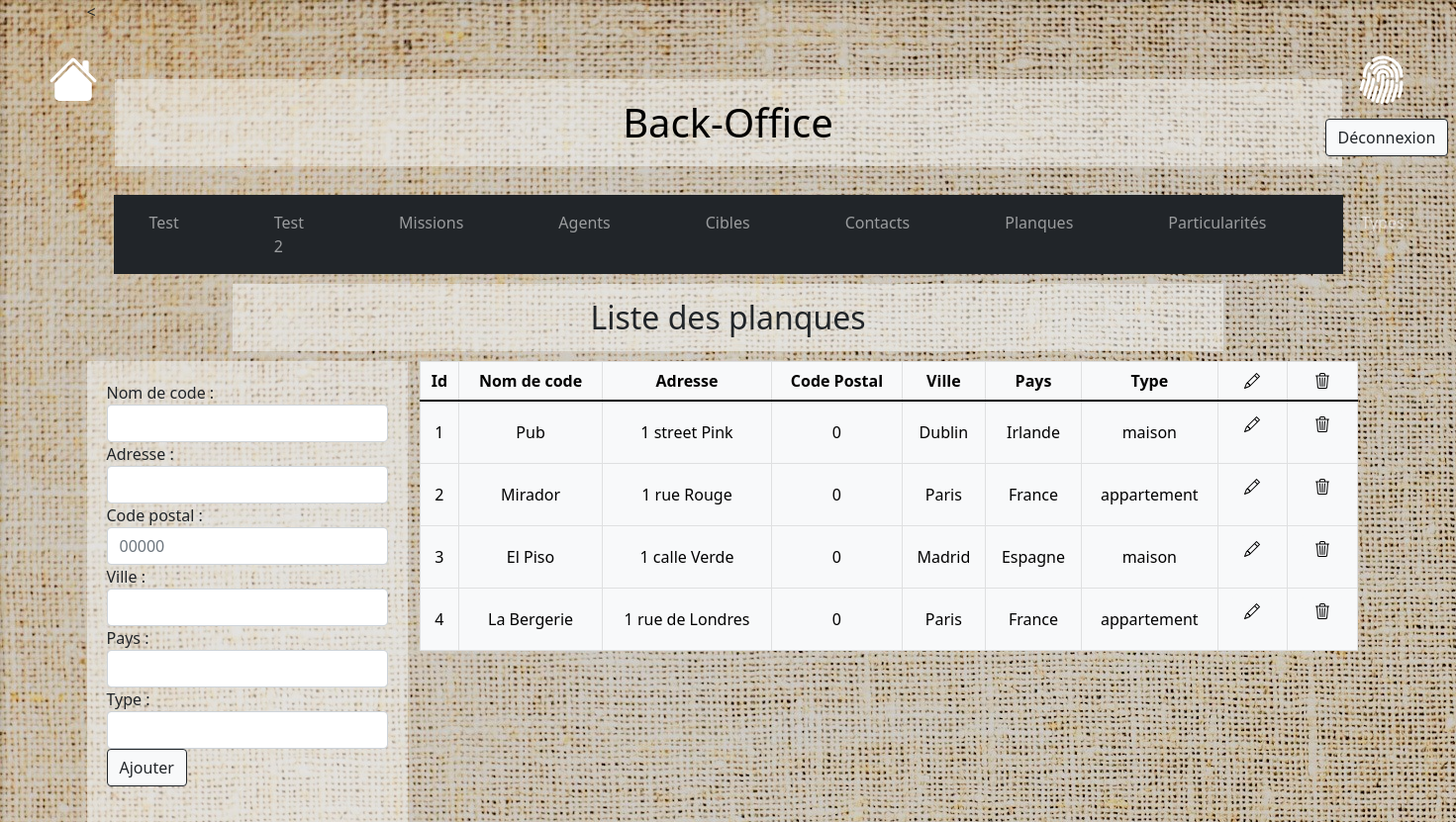
Page /?page=backend-hideouts (signed in) on the committed database.
### tables this page shows
CREATE TABLE `hideouts` (
  `id` int(11) NOT NULL AUTO_INCREMENT,
  `code_name` varchar(255) NOT NULL,
  `adress` varchar(255) NOT NULL,
  `postcode` int(11) NOT NULL,
  `city` varchar(255) NOT NULL,
  `country` varchar(255) NOT NULL,
  `type` varchar(255) NOT NULL,
  PRIMARY KEY (`id`)
);

### controllers/Controller.php (called while the page is built, shortened)
<?php
require_once 'models/Hideout.php';
require_once 'models/Hideouts.php';
class Controller
{
  private Hideouts $hideoutsObject;
  public function __construct()
  {
    $this->hideoutsObject = new Hideouts();
  }
    public function backendHideouts()
    {
    $hideouts = $this->hideoutsObject->getHideoutsTable();
    require_once 'views/backend-hideouts.php';
    }
}

### models/Model.php (called while the page is built, shortened)
<?php
trait Model
{
    public function __construct()
    {
        if (getenv('JAWSDB_URL') !== false) {
            $url = getenv('JAWSDB_URL');
            $dbparts = parse_url($url);
            $hostname = $dbparts['host'];
            $username = $dbparts['user'];
            $password = $dbparts['pass'];
            $database = ltrim($dbparts['path'],'/');
          } else {
                $hostname = 'localhost';
                $username = 'kgbuser';
                $password = '2hvhDhnDSO-[PS6Q';
                $database = 'kgb';
        }
        try {
            $this->pdo = new PDO("mysql:host=$hostname;dbname=$database", $username, $password);
        } catch (PDOException $PDOException) {
            echo 'Impossible de se connecter à la base de donnée';
            exit('Erreur : '.$PDOException->getMessage());
        }
    }
}

### models/Hideouts.php (called while the page is built, shortened)
<?php
require_once('models/Model.php');
class Hideouts
{
    public function getHideoutsTable ()
    {
        $stmt = $this->pdo->query('SELECT * FROM hideouts');
        $hideouts = [];
        while ($hideout = $stmt->fetchObject('Hideout')) {
            $hideouts[] = $hideout;
        }
        return $hideouts;
    }
}

### models/Hideout.php (called while the page is built, shortened)
<?php
class Hideout
{
    private int $id;
    private string $code_name;
    private string $adress;
    private int $postcode;
    private string $city;
    private string $country;
    private string $type;
    public function getHideoutId()
    {
        return $this->id;
    }
    public function getCodeName()
    {
        return $this->code_name;
    }
    public function getAdress()
    {
        return $this->adress;
    }
    public function getPostcode()
    {
        return $this->postcode;
    }
    public function getCity()
    {
        return $this->city;
    }
    public function getCountry()
    {
        return $this->country;
    }
    public function getType()
    {
        return $this->type;
    }
 }

### views/backend-hideouts.php (the view, shortened to what this page needs)
<div class="container-fluid">
  <div class="row no-gutters justify-content-between">
    <section class="col-12 col-sm-3" id="crud">
      <?php
        if(isset($_POST['update'])){
          ?>
          <form action="" method="POST">
            <div class="form-group">
              <label for="updateid">Id : </label>
              <input type="text" name="updateid" readonly class="form-control" id="updateid" value="<?=($_POST['update'])?>">
              <label for="updatecodename">Nom de code : </label>
              <input type="text" name="updatecodename" class="form-control" id="updatecodename" value="<?=$hideout->getCodeName()?>">
               <label for="updateadress">Adresse : </label>
              <input type="text" name="updateadress" class="form-control" id="updateadress" value="<?=$hideout->getAdress()?>">
               <label for="updatepostcode">Code Postale : </label>
              <input type="text" name="updatepostcode" class="form-control" id="updatepostcode" value="<?=$hideout->getPostcode()?>">
               <label for="updatecity">Ville : </label>
              <input type="text" name="updatecity" class="form-control" id="updatecity" value="<?=$hideout->getCity()?>">
              <label for="updatecountry">Pays : </label>
              <input type="text" name="updatecountry" class="form-control" id="updatecountry" value="<?=$hideout->getCountry()?>">
              <label for="updatetype">Type : </label>
              <input type="text" name="updatetype" class="form-control" id="updatetype" value="<?=$hideout->getType()?>">
            </div>
            <button type="submit" class="btn btn-light btn-outline-dark">Modifier</button>
          </form>
          <?php
        } else {
          ?>
          <form action="" method="POST">
            <label for="addcodename">Nom de code : </label>
              <input type="text" name="addcodename" class="form-control" id="addcodename">
               <label for="addadress">Adresse : </label>
              <input type="text" name="addadress" class="form-control" id="addadress">
               <label for="addpostcode">Code postal : </label>
              <input type="text" name="addpostcode" class="form-control" id="addpostcode" placeholder="00000">
               <label for="addcity">Ville : </label>
              <input type="text" name="addcity" class="form-control" id="addcity">
              <label for="addcountry">Pays : </label>
              <input type="text" name="addcountry" class="form-control" id="addcountry">
              <label for="addtype">Type : </label>
              <input type="text" name="addtype" class="form-control" id="addtype">
            <button type="submit" class="btn btn-light btn-outline-dark">Ajouter</button>
          </form>
          <?php
        }
      ?>
    </section>
  <section class="col-12 col-sm-9">
    <table class="table table-bordered table-light text-center">
      <thead>
        <tr>
          <th>Id</th>
          <th>Nom de code</th>
          <th>Adresse</th>
          <th>Code Postal</th>
          <th>Ville</th>
          <th>Pays</th>
          <th>Type</th>
          <th>
          </th>
          <th>
          </th>
        </tr>
      </thead>
      <tbody id="tbody">
        <?php foreach ($hideouts as $hideout): ?>
            <tr>
              <td><?= $hideout->getHideoutId() ?></td>
              <td><?= $hideout->getCodeName() ?></td>
              <td><?= $hideout->getAdress() ?></td>
              <td><?= $hideout->getPostcode() ?></td>
              <td><?= $hideout->getCity() ?></td>
              <td><?= $hideout->getCountry() ?></td>
              <td><?= $hideout->getType() ?></td>
              <td>
                <form action="" method="POST">
                  <button type="submit" name="update" value="<?= $hideout->getHideoutId() ?>" class="btn btn-light">
                  </button>
                </form>
              </td>
              <td>
                <form action="" method="POST" onsubmit="return confirm('Confirmez-vous la supression?');">
                  <button type="submit" name="delete" value="<?= $hideout->getHideoutId() ?>" class="btn btn-light">
                  </button>
                </form>
              </td>
            </tr>
          <?php endforeach; ?>
      </tbody>
    </table>
</div>
<?php
require_once('backend.php');

### views/style.css (style rules this page uses)
body { justify-content: center; }
#missions { background-image: url(pictures/textile1.jpg); }
h1, #mission-card, #search, #login-f, #crud, .table-title { background-color: rgba(248, 249, 250, 0.5); }
th, td { vertical-align: middle; }
#crud { padding: 20px; }

### rows in the picture
hideouts: id "1", code_name "Pub", adress "1 street Pink", postcode "0", city "Dublin", country "Irlande", type "maison"
hideouts: id "2", code_name "Mirador", adress "1 rue Rouge", postcode "0", city "Paris", country "France", type "appartement"
hideouts: id "3", code_name "El Piso", adress "1 calle Verde", postcode "0", city "Madrid", country "Espagne", type "maison"
hideouts: id "4", code_name "La Bergerie", adress "1 rue de Londres", postcode "0", city "Paris", country "France", type "appartement"

### other values in the picture
$tableTitle "Liste des planques"
